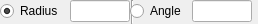
<?xml version="1.0" encoding="UTF-8"?>
<ui version="4.0">
 <class>Ui_ArcTangentialOptions</class>
 <widget class="QWidget" name="Ui_ArcTangentialOptions">
  <property name="geometry">
   <rect>
    <x>0</x>
    <y>0</y>
    <width>258</width>
    <height>24</height>
   </rect>
  </property>
  <property name="sizePolicy">
   <sizepolicy hsizetype="Fixed" vsizetype="Fixed">
    <horstretch>0</horstretch>
    <verstretch>0</verstretch>
   </sizepolicy>
  </property>
  <property name="minimumSize">
   <size>
    <width>248</width>
    <height>22</height>
   </size>
  </property>
  <property name="windowTitle">
   <string>Tangential Arc Options</string>
  </property>
  <widget class="Line" name="sep1">
   <property name="geometry">
    <rect>
     <x>124</x>
     <y>0</y>
     <width>16</width>
     <height>24</height>
    </rect>
   </property>
   <property name="sizePolicy">
    <sizepolicy hsizetype="Fixed" vsizetype="Minimum">
     <horstretch>0</horstretch>
     <verstretch>0</verstretch>
    </sizepolicy>
   </property>
   <property name="frameShape">
    <enum>QFrame::VLine</enum>
   </property>
   <property name="frameShadow">
    <enum>QFrame::Sunken</enum>
   </property>
  </widget>
  <widget class="QLineEdit" name="leRadius">
   <property name="geometry">
    <rect>
     <x>70</x>
     <y>0</y>
     <width>60</width>
     <height>22</height>
    </rect>
   </property>
   <property name="sizePolicy">
    <sizepolicy hsizetype="Ignored" vsizetype="Fixed">
     <horstretch>0</horstretch>
     <verstretch>0</verstretch>
    </sizepolicy>
   </property>
   <property name="toolTip">
    <string>Radius of the tangential arc</string>
   </property>
  </widget>
  <widget class="QLineEdit" name="leAngle">
   <property name="geometry">
    <rect>
     <x>192</x>
     <y>0</y>
     <width>60</width>
     <height>22</height>
    </rect>
   </property>
   <property name="sizePolicy">
    <sizepolicy hsizetype="Ignored" vsizetype="Fixed">
     <horstretch>0</horstretch>
     <verstretch>0</verstretch>
    </sizepolicy>
   </property>
   <property name="toolTip">
    <string>Total subtending angle of the tangential arc</string>
   </property>
  </widget>
  <widget class="QRadioButton" name="rbRadius">
   <property name="geometry">
    <rect>
     <x>0</x>
     <y>0</y>
     <width>70</width>
     <height>22</height>
    </rect>
   </property>
   <property name="text">
    <string extracomment="Draw Tangential Arc by the given radius">Radius</string>
   </property>
   <property name="iconSize">
    <size>
     <width>12</width>
     <height>12</height>
    </size>
   </property>
   <property name="checked">
    <bool>true</bool>
   </property>
  </widget>
  <widget class="QRadioButton" name="rbAngle">
   <property name="geometry">
    <rect>
     <x>130</x>
     <y>0</y>
     <width>65</width>
     <height>22</height>
    </rect>
   </property>
   <property name="text">
    <string extracomment="Draw Tangential Arc by the given radius">Angle</string>
   </property>
   <property name="iconSize">
    <size>
     <width>12</width>
     <height>12</height>
    </size>
   </property>
  </widget>
 </widget>
 <layoutdefault spacing="6" margin="11"/>
 <tabstops>
  <tabstop>leRadius</tabstop>
  <tabstop>leAngle</tabstop>
 </tabstops>
 <resources/>
 <connections>
  <connection>
   <sender>leRadius</sender>
   <signal>editingFinished()</signal>
   <receiver>QG_ArcTangentialOptions</receiver>
   <slot>on_leRadius_editingFinished()</slot>
   <hints>
    <hint type="sourcelabel">
     <x>70</x>
     <y>20</y>
    </hint>
    <hint type="destinationlabel">
     <x>20</x>
     <y>20</y>
    </hint>
   </hints>
  </connection>
  <connection>
   <sender>leAngle</sender>
   <signal>editingFinished()</signal>
   <receiver>QG_ArcTangentialOptions</receiver>
   <slot>on_leAngle_editingFinished()</slot>
   <hints>
    <hint type="sourcelabel">
     <x>70</x>
     <y>20</y>
    </hint>
    <hint type="destinationlabel">
     <x>20</x>
     <y>20</y>
    </hint>
   </hints>
  </connection>
 </connections>
</ui>
